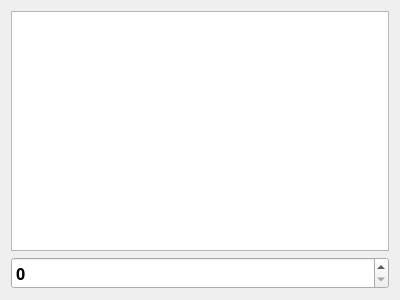
<?xml version="1.0" encoding="UTF-8"?>
<ui version="4.0">
 <class>AnswersWindow</class>
 <widget class="QWidget" name="AnswersWindow">
  <property name="geometry">
   <rect>
    <x>0</x>
    <y>0</y>
    <width>400</width>
    <height>300</height>
   </rect>
  </property>
  <property name="windowTitle">
   <string>AnswersWindow</string>
  </property>
  <layout class="QVBoxLayout" name="verticalLayout">
   <item>
    <widget class="QListWidget" name="listWidgetAns">
     <property name="font">
      <font>
       <family>Nunito</family>
       <pointsize>12</pointsize>
      </font>
     </property>
    </widget>
   </item>
   <item>
    <widget class="QSpinBox" name="spinBox">
     <property name="font">
      <font>
       <family>Nunito</family>
       <pointsize>12</pointsize>
       <bold>true</bold>
      </font>
     </property>
    </widget>
   </item>
  </layout>
 </widget>
 <layoutdefault spacing="6" margin="11"/>
 <resources/>
 <connections/>
</ui>
